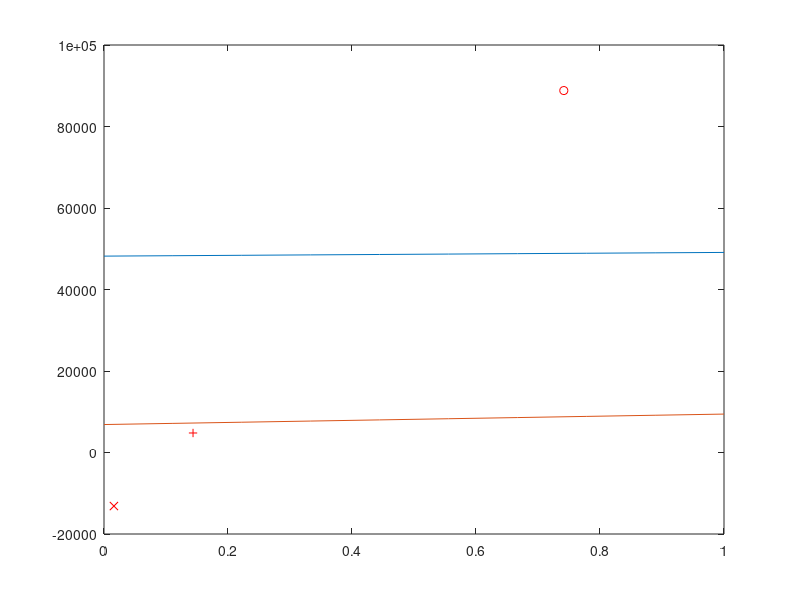
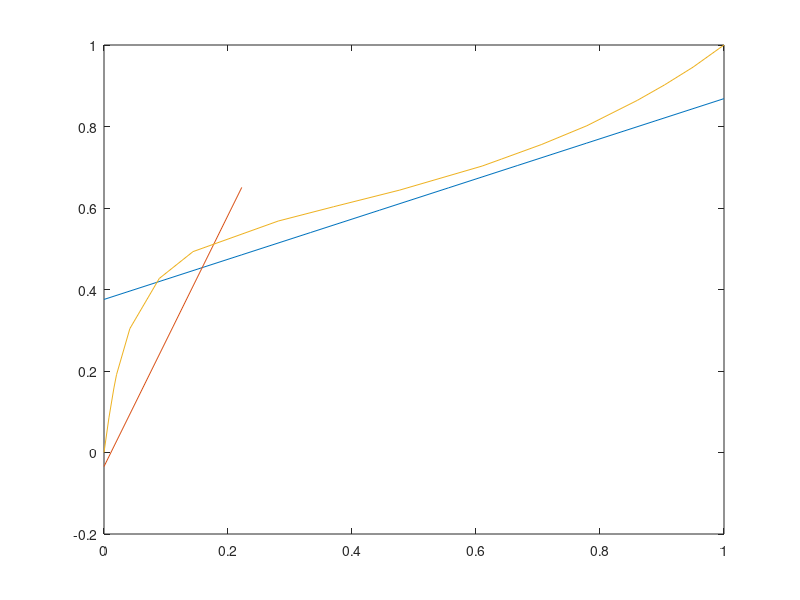
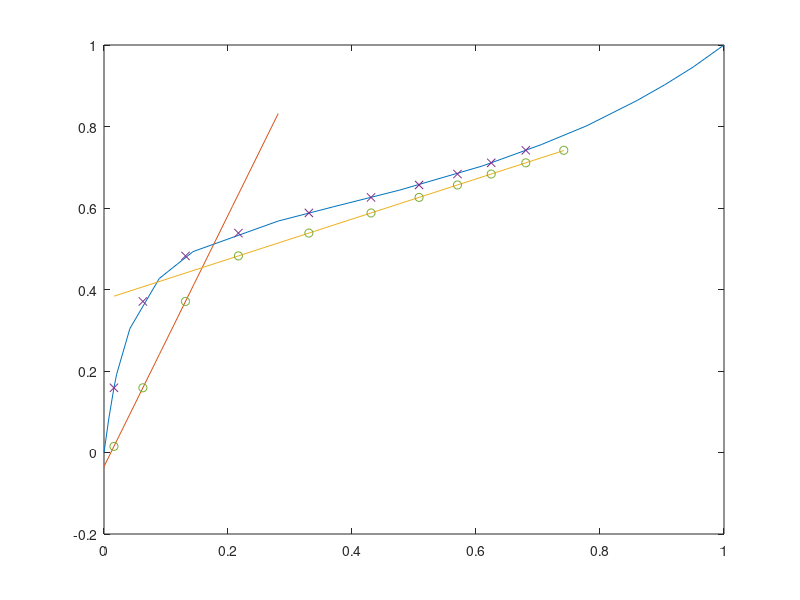

MATLAB code to generate these figures, in order:
close all; clear;
%Given data
x = [0 0.0417 0.0891 0.146 0.207 0.281 0.37 0.477 0.61 0.779 1];
HL = [7540 7125 6880 6915 7097 7397 7750 8105 8471 8945 9523];
HV = [48150 48250 48300 48328 48436 48450 48450 48631 48694 48950];
%composition in terms of mole fractions
xD = 0.7416;
xB = 0.016;
xF = 0.1436;
%Flow rates
F = 227.05;
D = 227.05*(xB-xF)/(xB-xD);
B = F-D;
%Enthalpy-Concentration curves(linear regression)
hlcurve = polyfit(x,HL,1);
hvcurve = polyfit(x(1:length(HV)),HV,1);
%Enthalpy-Concentration curves(splines)
hv_spline = spline(x(1:10),HV);
hl_spline = spline(x,HL);
Hv1 = spline(x(1:10),HV,xD);
Hlo = spline(x,HL,xD);%Since total condenser, same comp as incoming v1
%Using the reflux ratio to get HD'
Hd = 2*Hv1-Hlo;%NOTE: This is Hd'
Hf = 4790;
%Determining Hb by extrapolating teh Hd-Hf line
Hb = Hf + (xB-xF)*(Hd-Hf)/(xD-xF);%NOTE: This is Hb'
a = linspace(0,1,10);
plot(a,polyval(hvcurve,a),a,polyval(hlcurve,a),xB,Hb,'rx',xF,Hf,'r+',xD,Hd,'ro');
%Eqbm data
xeqbm = [0 0.00792 0.016 0.0202 0.0417 0.0891 0.1436 0.281 0.37 0.477 0.61 0.641 0.706 0.779 0.86 0.904 0.95 1];
yeqbm = [0 0.0850 0.1585 0.191 0.304 0.427 0.493 0.568 0.603 0.644 0.703 0.72 0.756 0.802 0.864 0.902 0.9456 1];
pp = spline(yeqbm,xeqbm);
%Rectification line
m = linspace((Hd-Hf)/(xD-xF),(Hd-Hf)/(xD-xF)*10,10);
fnrl = @(x)(m.*(x-xD)+Hd - polyval(hlcurve,x));
fnrl2 = @(y)(m.*(y-xD)+Hd - polyval(hvcurve,y));
x_RL = fsolve(fnrl,zeros(1,10));
y_RL = fsolve(fnrl2,zeros(1,10));
RL_eqn = polyfit(x_RL,y_RL,1);
RL = @(x)(polyval(RL_eqn,x));
%Stripping line
m = linspace((Hb-Hf)/(xB-xF),(Hb-Hf)/(xB-xF)*10,10);
fnol = @(x)(m.*(x-xB)+Hb - ppval(hl_spline,x));
fnol2 = @(y)(m.*(y-xB)+Hb-ppval(hv_spline,y));
x_SL = fsolve(fnol,zeros(1,10));
y_SL = fsolve(fnol2,zeros(1,10));
SL_eqn = polyfit(x_SL,y_SL,1);
SL = @(x)(polyval(SL_eqn,x));
xcoords = linspace(0,1,10);
figure();
plot(xcoords,RL(xcoords),xcoords(1:3),SL(xcoords(1:3)),xeqbm,yeqbm);
%Stepping process
i = 0;
y_c = xD;
x_intersection = fsolve(@(x)(SL(x)-RL(x)),0);
y_inters = RL(x_intersection);
x_c = 0;
xcoords = zeros(1,7);
ycoords = zeros(1,7);
xcoords2 = zeros(1,8);
ycoords2 = zeros(1,8);
xcoords2(1)= xD;
ycoords2(1) = xD;
while y_c >= xB
    i=i+1;
    x_c = ppval(pp,y_c);
    xcoords(i) = x_c;
    xcoords2(i+1) = x_c;
    ycoords(i)=y_c;
    if x_c >= x_intersection
        y_c = RL(x_c);
    else
        y_c = SL(x_c);
    end
    ycoords2(i+1) = y_c;
end
figure();
plot(xeqbm,yeqbm,x(1:6),SL(x(1:6)),xcoords2,RL(xcoords2),xcoords,ycoords,'x',xcoords2,ycoords2,'o');
%Actual Enthalpy calculation
Hda = spline(x,HL,xD);
Hba = spline(x,HL,xB);
%Flow rate calculations
D = F*(xF-xB)/(xD-xB);
B = F - D;
%Heat duties
Qc = D*(Hd-Hda);
QB = Qc + D*Hda+B*Hba-F*Hf;
